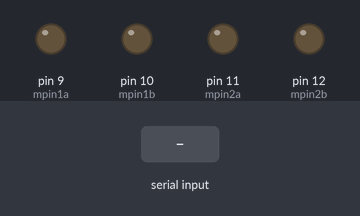
Bench run of a sketch on a simulated Arduino Uno, built with avr-gcc and run on an emulated ATmega328P. Parts: output pins drawn as LEDs (lit = HIGH). Inputs (shaded band) come from the test bench.

Above: at 1.2 s.
1.3 s: "90,45\n" received over Serial
At 2.3 s:
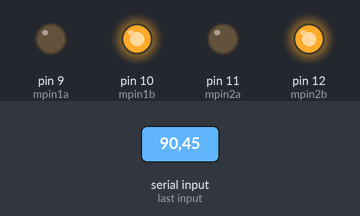
Timing chart, 0 to 4.3 s (numbered marks = the images above; inputs shaded):
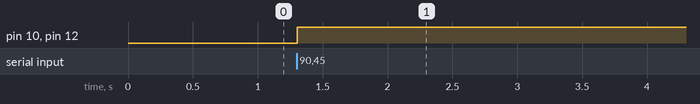

The sketch:

Slave_RX_.ino
```cpp
int mpin1a = 9;
int mpin1b = 10;
int mpin2a = 11;
int mpin2b = 12;
int dist;

void setup() {
  pinMode(mpin1a, OUTPUT);
  pinMode(mpin1b, OUTPUT);
  pinMode(mpin2a, OUTPUT);
  pinMode(mpin2b, OUTPUT);
  Serial.begin(9600);
}

void loop() {
  if (Serial.available()) {
    dist = Serial.parseInt();
    if (dist >= 300) { // moves forward cw
      digitalWrite(mpin1a, HIGH);
      digitalWrite(mpin1b, LOW);
      digitalWrite(mpin2a, HIGH);
      digitalWrite(mpin2b, LOW);
    }
    else { // moves backward acw
      digitalWrite(mpin1a, LOW);
      digitalWrite(mpin1b, HIGH);
      digitalWrite(mpin2a, LOW);
      digitalWrite(mpin2b, HIGH);
    }
  }
}
```

Measured:
- after the input at 1.3 s, pin 10 (mpin1b), pin 12 (mpin2b): LOW → HIGH at once
